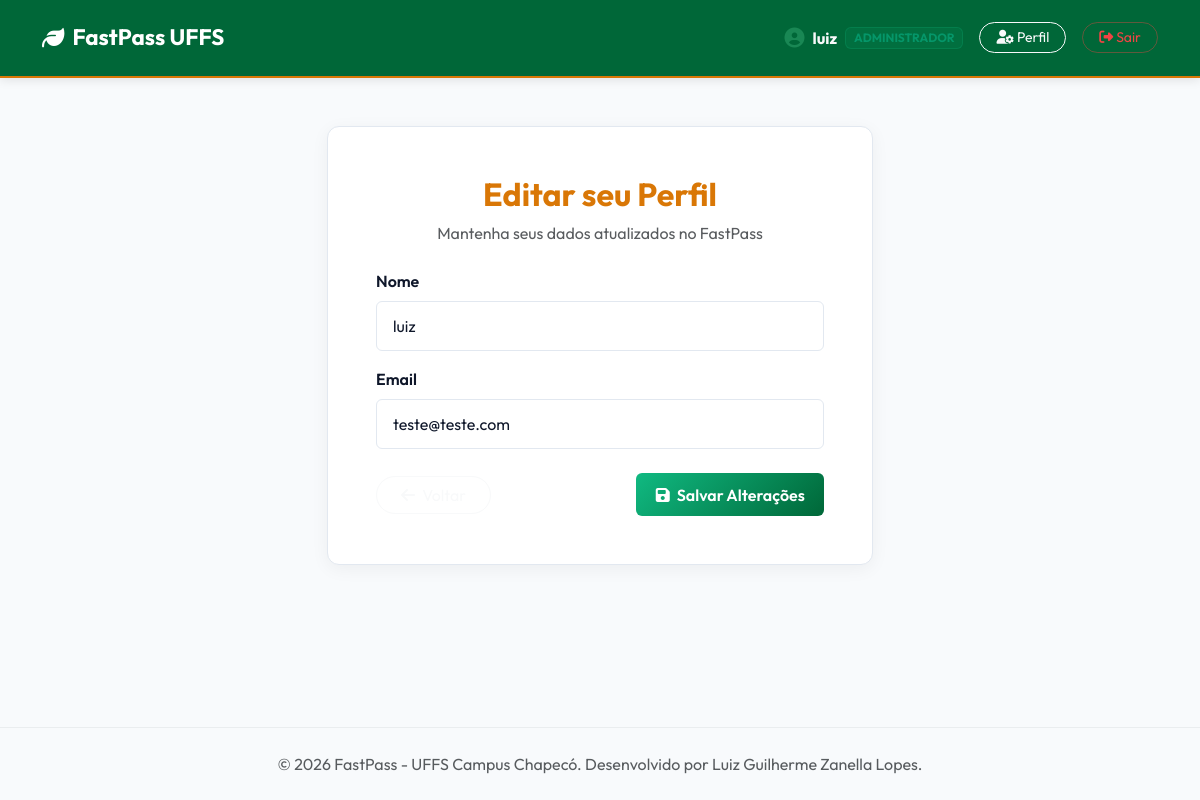
The app's page /perfil/editar/ (signed in) with its own data.
### core/models.py (models this page shows)
class Usuario(AbstractUser):
    TIPOS = [
        ("estudante", "Estudante"),
        ("empresa", "Empresa"),
        ("adm", "Administrador"),
    ]
    username = None
    first_name = None
    last_name = None
    nome = models.CharField(max_length=100)
    email = models.CharField(max_length=150, unique=True)
    tipo = models.CharField(max_length=10, choices=TIPOS)
    uuid = models.UUIDField(default=uuid.uuid4, unique=True, editable=False)
    USERNAME_FIELD = "email"
    REQUIRED_FIELDS = ["nome"]
    objects = UsuarioManager()
    class Meta:
        db_table = "usuario"

### core/views.py (the view, shortened to what this page needs)
# urls.py: path("perfil/editar/", views.EditarPerfilView.as_view(), name="editar_perfil"),
class EditarPerfilView(LoginRequiredMixin, View):
    template_name = "core/editar_perfil.html"
    def get(self, request, *args, **kwargs):
        form = EditarPerfilForm(instance=request.user)
        return render(request, self.template_name, {"form": form})

### core/templates/core/editar_perfil.html (shortened to what this page needs)
{% extends "core/base.html" %}
{% block content %}
<div class="row justify-content-center my-4 animate__animated animate__fadeIn">
    <div class="col-12 col-sm-10 col-md-8 col-lg-6">
        <div class="card card-uffs p-4 p-md-5">
            <h2 class="text-center fw-bold mb-2" style="color: var(--uffs-yellow-accent);">Editar seu Perfil</h2>
            <p class="text-center text-muted mb-4 fs-6">Mantenha seus dados atualizados no FastPass</p>
            <form method="POST">
                <div class="mb-3">
                    <label class="form-label fw-semibold" for="{{ form.nome.id_for_label }}">{{ form.nome.label }}</label>
                    {{ form.nome }}
                </div>
                <div class="mb-3">
                    <label class="form-label fw-semibold" for="{{ form.email.id_for_label }}">{{ form.email.label }}</label>
                    {{ form.email }}
                </div>
                <div class="d-flex justify-content-between align-items-center mt-4">
                    <a href="{% url 'home' %}" class="btn btn-outline-light rounded-pill px-4 fs-7">
                        <i class="fa-solid fa-arrow-left me-1"></i> Voltar
                    </a>
                    <button type="submit" class="btn btn-uffs-primary rounded-pill px-4 fs-7 py-2">
                        <i class="fa-solid fa-save me-1"></i> Salvar Alterações
                    </button>
                </div>
            </form>
        </div>
    </div>
</div>
{% endblock %}

### core/templates/core/base.html (shortened to what this page needs)
{% load static %}
<!DOCTYPE html>
<html lang="pt-br">
<head>
    <link rel="stylesheet" href="https://cdnjs.cloudflare.com/ajax/libs/font-awesome/6.4.0/css/all.min.css">
    <link href="https://cdn.jsdelivr.net/npm/bootstrap@5.3.0/dist/css/bootstrap.min.css" rel="stylesheet">
    <link rel="stylesheet" href="{% static 'core/css/style.css' %}">
</head>
<body class="d-flex flex-column">
    <header>
        <nav class="navbar navbar-expand-lg navbar-dark navbar-uffs py-3">
            <div class="container">
                <a href="{% url 'home' %}" class="navbar-brand navbar-brand-uffs d-flex align-items-center gap-2">
                    <i class="fa-solid fa-leaf"></i> FastPass UFFS
                </a>
                <div class="collapse navbar-collapse justify-content-end" id="navbarNav">
                    <ul class="navbar-nav align-items-center gap-3 mt-3 mt-lg-0">
                        {% if user.is_authenticated %}
                            <li class="nav-item">
                                <span class="text-light d-flex align-items-center gap-2">
                                    <i class="fa-solid fa-user-circle fs-5 text-success"></i>
                                    <strong>{{ user.nome }}</strong>
                                    <span class="badge badge-credit text-uppercase" style="font-size: 0.75rem;">{{ user.get_tipo_display }}</span>
                                </span>
                            </li>
                            <li class="nav-item">
                                <a href="{% url 'editar_perfil' %}" class="btn btn-outline-light btn-sm rounded-pill px-3">
                                    <i class="fa-solid fa-user-gear"></i> Perfil
                                </a>
                            </li>
                            <li class="nav-item">
                                <a href="{% url 'logout' %}" class="btn btn-outline-uffs btn-sm rounded-pill px-3" style="color: #ef4444; border-color: rgba(239, 68, 68, 0.4);">
                                    <i class="fa-solid fa-sign-out-alt"></i> Sair
                                </a>
                            </li>
                        {% endif %}
                    </ul>
                </div>
            </div>
        </nav>
    </header>
    <main class="flex-shrink-0">
        <div class="container py-4">
            {% block content %}{% endblock %}
        </div>
    </main>
    <footer class="py-4 mt-auto border-top border-secondary border-opacity-10 text-center text-muted">
        <div class="container">
            <p class="mb-0">&copy; 2026 FastPass - UFFS Campus Chapecó. Desenvolvido por Luiz Guilherme Zanella Lopes.</p>
        </div>
    </footer>
</body>
</html>

### core/static/core/css/style.css (style rules this page uses)
:root { --uffs-green-primary: #006738; --uffs-green-light: #10b981; --uffs-yellow-accent: #d97706; --bg-light: #f8fafc; --bg-card: #ffffff; --text-dark: #0f172a; --text-muted: #64748b; --border-color: #e2e8f0; --success-color: #059669; --danger-color: #dc2626; }
body { background-color: var(--bg-light) !important; color: var(--text-dark) !important; font-family: 'Outfit', sans-serif; min-height: 100vh; }
.navbar-uffs { background-color: var(--uffs-green-primary) !important; border-bottom: 2px solid var(--uffs-yellow-accent); box-shadow: 0 2px 10px rgba(0, 0, 0, 0.1); }
.navbar-brand-uffs { font-weight: 700; color: #ffffff !important; font-size: 1.4rem; }
.navbar-brand-uffs i { color: #ffffff; }
.card-uffs { background-color: var(--bg-card) !important; border: 1px solid var(--border-color) !important; border-radius: 12px !important; color: var(--text-dark) !important; box-shadow: 0 4px 18px rgba(0, 0, 0, 0.05) !important; }
.btn-uffs-primary { background: linear-gradient(135deg, var(--uffs-green-light) 0%, var(--uffs-green-primary) 100%) !important; border: none !important; color: white !important; font-weight: 600 !important; padding: 0.6rem 1.2rem !important; border-radius: 6px !important; transition: all 0.2s ease-in-out !important; }
.badge-credit { background-color: rgba(16, 185, 129, 0.1) !important; color: var(--success-color) !important; border: 1px solid rgba(16, 185, 129, 0.2) !important; }
.form-control-uffs { background-color: #ffffff !important; border: 1px solid var(--border-color) !important; color: var(--text-dark) !important; border-radius: 6px !important; padding: 0.75rem 1rem !important; }

### records on screen
Usuario: nome "luiz", tipo "ADMINISTRADOR", email "teste@teste.com"
